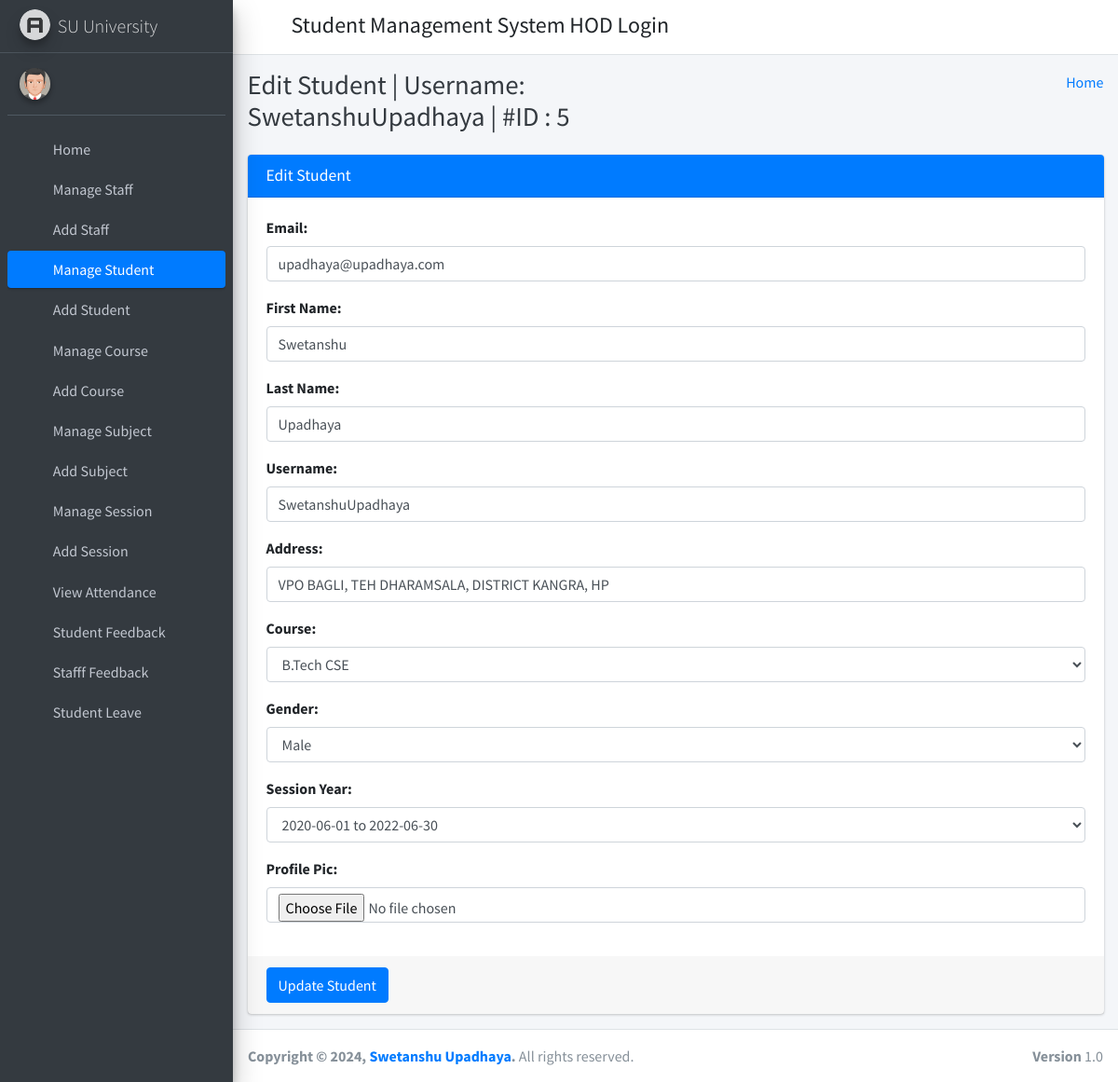
The app's page /edit_student/5 (signed in) with its own data.
### student_management_app/models.py (models this page shows)
class CustomUser(AbstractUser):
    user_type_data = ((1, "HOD"), (2, "Staff"), (3, "Student"))
    user_type = models.CharField(default=1, choices=user_type_data, max_length=10)

class Students(models.Model):
    id = models.AutoField(primary_key=True)
    admin = models.OneToOneField(CustomUser, on_delete = models.CASCADE)
    gender = models.CharField(max_length=50)
    profile_pic = models.FileField()
    address = models.TextField()
    course_id = models.ForeignKey(Courses, on_delete=models.DO_NOTHING, default=1)
    session_year_id = models.ForeignKey(SessionYearModel, on_delete=models.CASCADE)
    created_at = models.DateTimeField(auto_now_add=True)
    updated_at = models.DateTimeField(auto_now=True)
    objects = models.Manager()

### student_management_app/HodViews.py (the view)
# urls.py: path('edit_student/<student_id>', HodViews.edit_student, name="edit_student"),
def edit_student(request, student_id):
    request.session['student_id'] = student_id
    student = Students.objects.get(admin=student_id)
    form = EditStudentForm()
    form.fields['email'].initial = student.admin.email
    form.fields['username'].initial = student.admin.username
    form.fields['first_name'].initial = student.admin.first_name
    form.fields['last_name'].initial = student.admin.last_name
    form.fields['address'].initial = student.address
    form.fields['course_id'].initial = student.course_id.id
    form.fields['gender'].initial = student.gender
    form.fields['session_year_id'].initial = student.session_year_id.id
    context = {
        "id": student_id,
        "username": student.admin.username,
        "form": form
    }
    return render(request, "hod_template/edit_student_template.html", context)

### student_management_app/LoginCheckMiddleWare.py (called while the page is built, shortened)
    def process_view(self, request, view_func, view_args, view_kwargs):
        modulename = view_func.__module__
        user = request.user
        if user.is_authenticated:
            if user.user_type == "1":
                if modulename == "student_management_app.HodViews":
                    pass
                elif modulename == "student_management_app.views" or modulename == "django.views.static":
                    pass
                else:
                    return redirect("admin_home")
            else:
                return redirect("login")
        else:
            if request.path == reverse("login") or request.path == reverse("doLogin"):
                pass
            else:
                return redirect("login")

### student_management_app/templates/hod_template/edit_student_template.html (shortened to what this page needs)
{% extends 'hod_template/base_template.html' %}
{% block page_title %}
    Edit Student | Username: {{ username }} | #ID : {{ id }}
{% endblock page_title %}
{% block main_content %}
{% load static %}
<section class="content">
        <div class="container-fluid">
            <div class="row">
                <div class="col-md-12">
                    <div class="card card-primary">
                    <div class="card-header">
                        <h3 class="card-title">Edit Student</h3>
                    </div>
                    {% url 'edit_student_save' as action_path %}
                    {% include 'hod_template/form_template.html' with messages=messages form=form action_path=action_path button_text="Update Student" %}
                    </div>
                </div>
            </div>
        </div>
      </section>
  {% endblock main_content %}

### student_management_app/templates/hod_template/form_template.html (shortened to what this page needs)
                    <form role="form" method="POST" action="{{ action_path }}" enctype="multipart/form-data">
                        <div class="card-body">
                            {% for field in form %}
                                <div class="form-group">
                                    {{ field.label_tag }}
                                    {{ field }}
                                </div>
                            {% endfor %%}
                        </div>
                        <div class="card-footer">
                        <button type="submit" class="btn btn-primary">{{ button_text }}</button>
                        </div>
                    </form>

### records on screen
CustomUser: username "SwetanshuUpadhaya", form "upadhaya@upadhaya.com" "Swetanshu" "Upadhaya" "SwetanshuUpadhaya"
Students: form "VPO BAGLI, TEH DHARAMSALA, DISTRICT KANGRA, HP" "B.Tech CSE" "Male" "2020-06-01 to 2022-06-30"

### other values on screen
{{ id }} "5"
{{ field.label_tag }} "Email:" "First Name:" "Last Name:" "Username:" "Address:" "Course:" "Gender:" "Session Year:" "Profile Pic:"
{{ button_text }} "Update Student"
